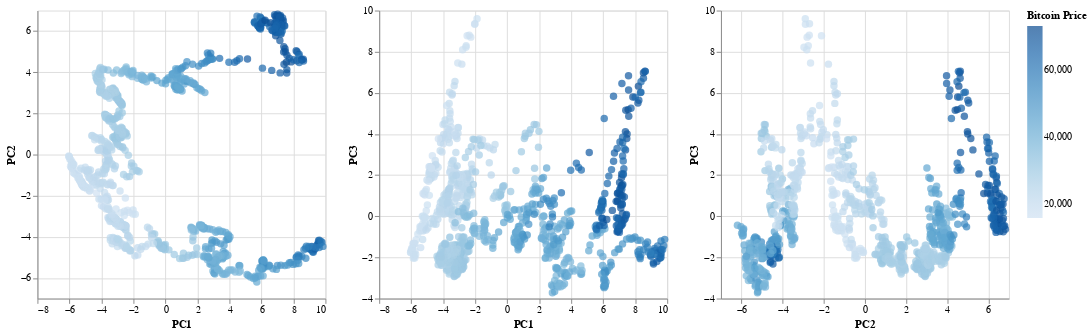

Here is the notebook cell this chart was saved with:
### Code cell
# Create a DataFrame for the Bitcoin principal components
bitcoin_pca_df = pd.DataFrame(
    data=bitcoin_principal_components,
    columns=[f"PC{i+1}" for i in range(3)]
)

# Add the target variable to the DataFrame
bitcoin_pca_df["bitcoin_price"] = y_bitcoin.values

# Create a scatter plot of PC1 and PC2 colored by the target variable
bitcoin1 = alt.Chart(bitcoin_pca_df).mark_circle(size=60).encode(
    x="PC1",
    y="PC2",
    color=alt.Color("bitcoin_price", title="Bitcoin Price"),
    tooltip=["bitcoin_price"]
)

# Create a scatter plot of PC1 and PC3 colored by the target variable
bitcoin2 = alt.Chart(bitcoin_pca_df).mark_circle(size=60).encode(
    x="PC1",
    y="PC3",
    color="bitcoin_price",
    tooltip=["bitcoin_price"]
)

# Create a scatter plot of PC2 and PC3 colored by the target variable
bitcoin3 = alt.Chart(bitcoin_pca_df).mark_circle(size=60).encode(
    x="PC2",
    y="PC3",
    color="bitcoin_price",
    tooltip=["bitcoin_price"]
)

# Display the scatter plots
bitcoin_pca_chart = bitcoin1 | bitcoin2 | bitcoin3

bitcoin_pca_chart

### Figure 1 — Vega-Lite specification as saved in the notebook (floating-point values rounded to 4 significant figures; data arrays with more than 128 entries replaced by an {"elided": "..."} marker saying what was removed)
{"config": {"view": {"continuousWidth": 300, "continuousHeight": 300}}, "hconcat": [{"mark": {"type": "circle", "size": 60}, "encoding": {"color": {"field": "bitcoin_price", "title": "Bitcoin Price", "type": "quantitative"}, "tooltip": [{"field": "bitcoin_price", "type": "quantitative"}], "x": {"field": "PC1", "type": "quantitative"}, "y": {"field": "PC2", "type": "quantitative"}}}, {"mark": {"type": "circle", "size": 60}, "encoding": {"color": {"field": "bitcoin_price", "type": "quantitative"}, "tooltip": [{"field": "bitcoin_price", "type": "quantitative"}], "x": {"field": "PC1", "type": "quantitative"}, "y": {"field": "PC3", "type": "quantitative"}}}, {"mark": {"type": "circle", "size": 60}, "encoding": {"color": {"field": "bitcoin_price", "type": "quantitative"}, "tooltip": [{"field": "bitcoin_price", "type": "quantitative"}], "x": {"field": "PC2", "type": "quantitative"}, "y": {"field": "PC3", "type": "quantitative"}}}], "data": {"name": "data-097f8bd14dae012e6f74dddaf5b45e43"}, "$schema": "https://vega.github.io/schema/vega-lite/v5.17.0.json", "datasets": {"data-097f8bd14dae012e6f74dddaf5b45e43": {"elided": "966 records"}}}
